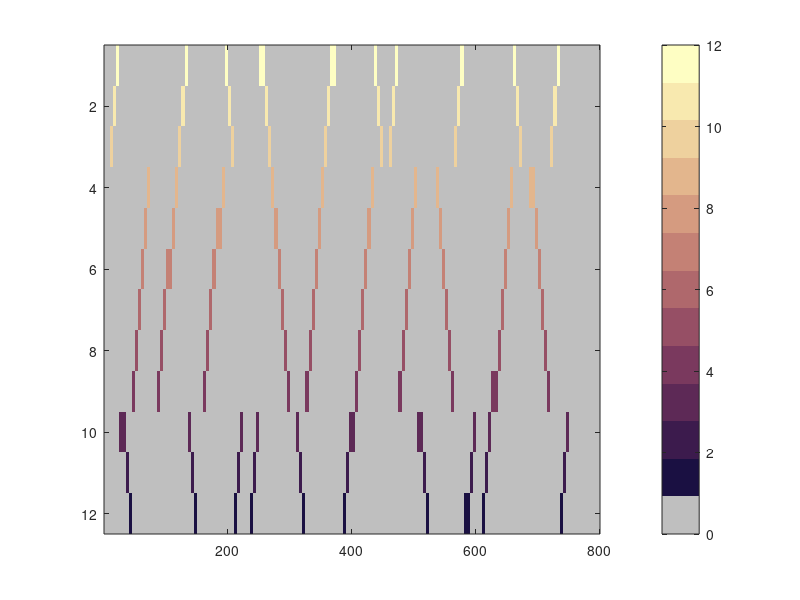

The MATLAB script that drew this image: (Note: this script raises an error after producing the figure.)
%% This script plots the stimulus image for pRF mapping 

% Load stimulus image and paradigm files 
load("tones.mat")
load("stimImg.mat")
load("paradigm.mat")

% Update stim image with tones
for j = 1:size(stimImg,2)
    time_arr = stimImg(:,j);
    i = find(time_arr==1);
    % stimImg(i,j) = paradigm(j);
    stimImg(i,j) = i;
end

% Custom color map
% colors = [
% 0.75      0.75     0.75     % add white for zeros
% 0.1020 0.0627 0.2588
% 0.2667 0.1137 0.3098
% 0.4078 0.1804 0.3490
% 0.5373 0.2627 0.3804
% 0.6510 0.3647 0.4118
% 0.7490 0.4784 0.4471
% 0.8314 0.6000 0.4941
% 0.8980 0.7294 0.5608
% 0.9529 0.8627 0.6471
% 0.9961 0.9961 0.7647
% ];

colors = [
0.75   0.75   0.75  % gray for plotting silence
0.1020 0.0627 0.2588
0.2367 0.1044 0.3005
0.3630 0.1594 0.3362
0.4784 0.2253 0.3668
0.5890 0.3091 0.3950
0.6866 0.4061 0.4246
0.7677 0.5060 0.4600
0.8350 0.6082 0.5017
0.8895 0.7118 0.5547
0.9349 0.8177 0.6198
0.9714 0.9130 0.6845
0.9961 0.9961 0.7647
];

% Pad stimImg with zeros for plotting 
stimImg_new = [stimImg,zeros(size(stimImg,1),10)]; 

% Plot
figure;
imagesc(flipud(stimImg_new))
colormap(colors)
colorbar
clim([0,length(tones)])
set(gca, 'ColorScale', 'log');
ylabel("Frequency (Hz)")
xlabel("Time (s)")
yticks(1:length(tones))
yticklabels(fliplr(tones))
title("Stimulus Image")
xticks([1 200 400 600 800])
xticklabels([0 100 200 300 400])
% xticklabels([1:2:length(paradigm)/2]*30)

% Visualization
box off
ax = gca;
ax.FontSize=14;
set(gca,'TickDir','out');
f = gcf;
f.Position(3:4)= [800  400];
ax.LineWidth = 1; 
set(gca,'ColorScale','linear')
